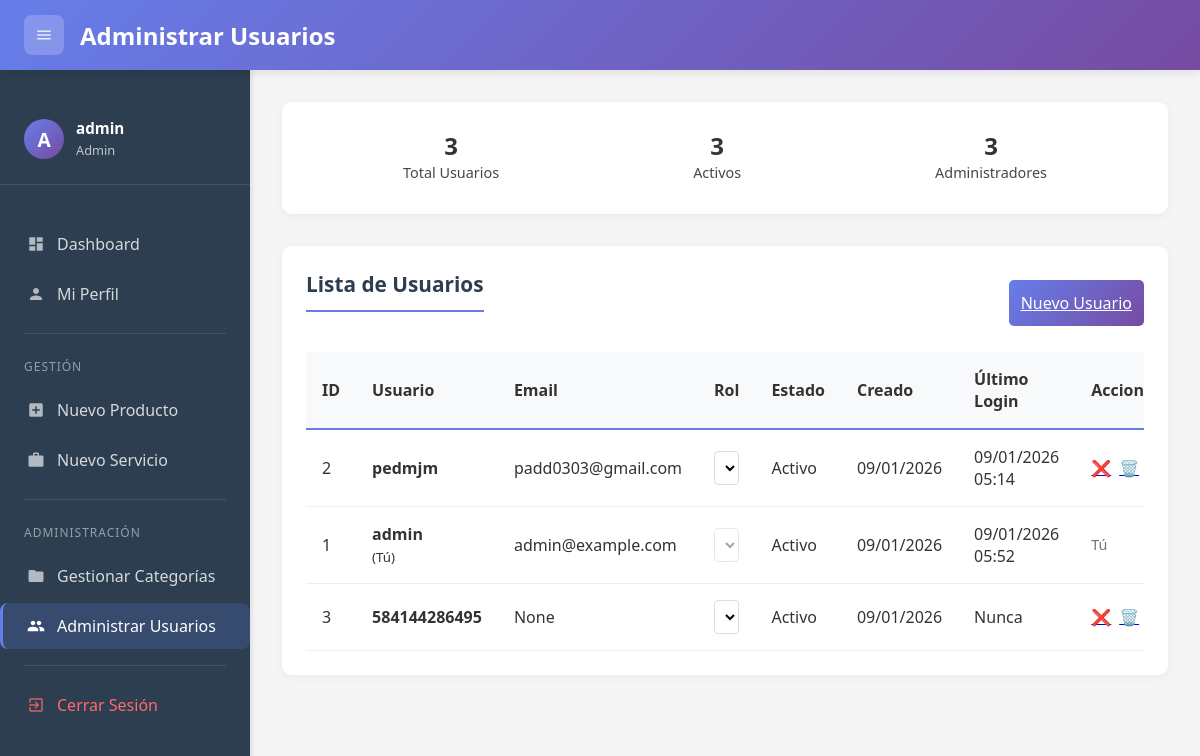
Before: /admin/usuarios (signed in) with the older database file.
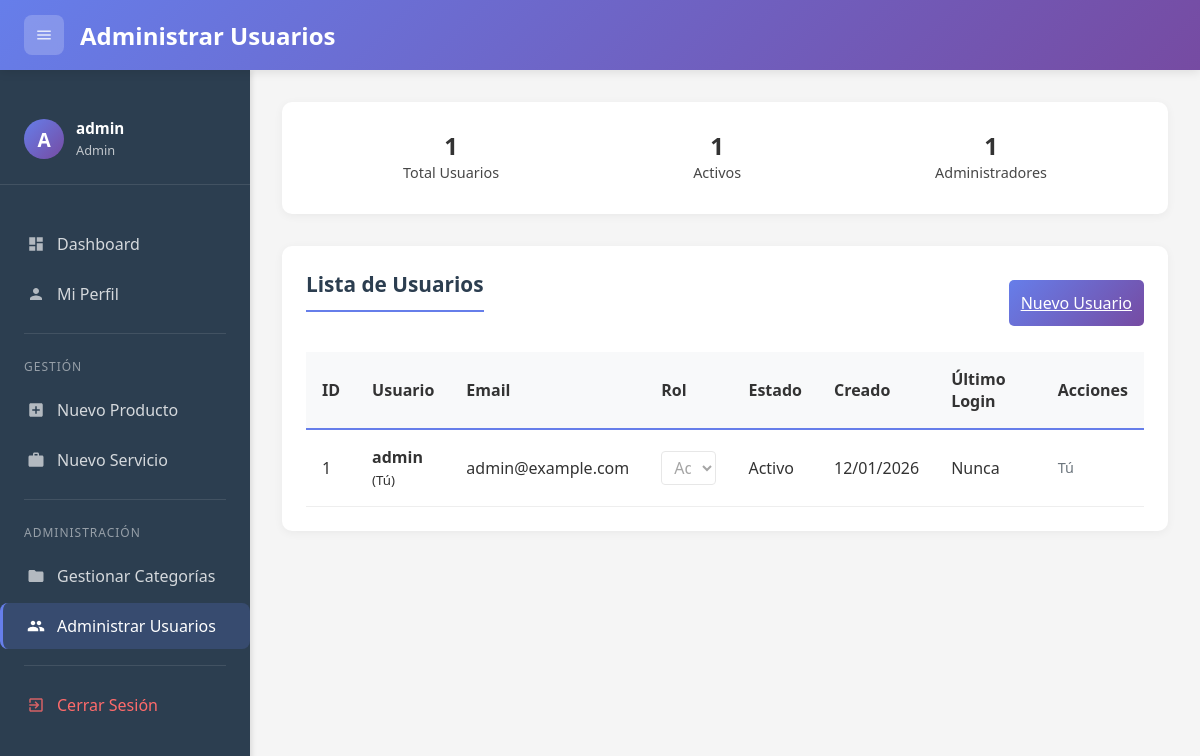
After: the same page with the newer database file.
### models.py (models this page shows, shortened)
class User(db.Model, UserMixin):
    id = db.Column(db.Integer, primary_key=True)
    username = db.Column(db.String(80), unique=True, nullable=False)
    password_hash = db.Column(db.String(200), nullable=False)
    email = db.Column(db.String(120), unique=True, nullable=True)
    role = db.Column(db.String(20), default='usuario')  # 'admin' o 'usuario'
    is_active = db.Column(db.Boolean, default=True)
    created_at = db.Column(db.DateTime, default=datetime.now)
    last_login = db.Column(db.DateTime, nullable=True)
    def is_admin(self):
        return self.role == 'admin'

### app.py (the view)
@app.route('/admin/usuarios')
@login_required
@admin_required
def admin_usuarios():
    usuarios = User.query.order_by(User.created_at.desc()).all()
    return render_template('admin_usuarios.html',
                         page_title='Administrar Usuarios',
                         usuarios=usuarios)

### app.py (called while the page is built)
@login_manager.user_loader
def load_user(user_id):
    return User.query.get(int(user_id))

def admin_required(f):
    from functools import wraps
    @wraps(f)
    def decorated_function(*args, **kwargs):
        if not current_user.is_authenticated or not current_user.is_admin():
            flash('Acceso denegado. Se requieren permisos de administrador.', 'error')
            return redirect(url_for('dashboard'))
        return f(*args, **kwargs)
    return decorated_function

@app.context_processor
def inject_user_data():
    if current_user.is_authenticated:
        return {
            'es_admin': current_user.is_admin(),
            'current_user': current_user
        }
    return {}

### templates/admin_usuarios.html (shortened to what the changed rows need)
{% extends "base.html" %}
{% block content %}
    <div class="section" style="display:flex">
        <div class="stat">
            <span class="stat-number">{{ usuarios|length }}</span>
            <span class="stat-label">Total Usuarios</span>
        </div>
        <div class="stat">
            <span class="stat-number">{{ usuarios|selectattr('is_active')|list|length }}</span>
            <span class="stat-label">Activos</span>
        </div>
        <div class="stat">
            <span class="stat-number">{{ usuarios|selectattr('is_admin')|list|length }}</span>
            <span class="stat-label">Administradores</span>
        </div>
    </div>
    <div class="section">
        <div style="display: flex; justify-content: space-between; align-items: center; margin-bottom: 1rem;">
            <h2 class="section-title">Lista de Usuarios</h2>
        </div>
        <div style="overflow-x: auto;">
            <table style="width: 100%; border-collapse: collapse;">
                <thead>
                    <tr style="background: #f8f9fa; border-bottom: 2px solid #667eea;">
                        <th style="padding: 1rem; text-align: left;">ID</th>
                        <th style="padding: 1rem; text-align: left;">Usuario</th>
                        <th style="padding: 1rem; text-align: left;">Email</th>
                        <th style="padding: 1rem; text-align: left;">Rol</th>
                        <th style="padding: 1rem; text-align: left;">Estado</th>
                        <th style="padding: 1rem; text-align: left;">Creado</th>
                        <th style="padding: 1rem; text-align: left;">Último Login</th>
                        <th style="padding: 1rem; text-align: left;">Acciones</th>
                    </tr>
                </thead>
                <tbody>
                    {% for usuario in usuarios %}
                    <tr style="border-bottom: 1px solid #eee; {% if not usuario.is_active %}opacity: 0.6; background: #f8f9fa;{% endif %}">
                        <td style="padding: 1rem;">{{ usuario.id }}</td>
                        <td style="padding: 1rem;">
                            <strong>{{ usuario.username }}</strong>
                            {% if usuario.id == current_user.id %}<br><small>(Tú)</small>{% endif %}
                        </td>
                        <td style="padding: 1rem;">{{ usuario.email }}</td>
                        <td style="padding: 1rem;">
                            <form method="POST" action="{{ url_for('cambiar_rol_usuario', user_id=usuario.id) }}"
                                  style="display: flex; gap: 0.5rem; align-items: center;">
                                <select name="role" onchange="this.form.submit()"
                                        {% if usuario.id == current_user.id %}disabled{% endif %}
                                        style="padding: 0.25rem 0.5rem; border-radius: 4px; border: 1px solid #ddd;">
                                    <option value="usuario" {% if usuario.role == 'usuario' %}selected{% endif %}>
                                        Usuario
                                    </option>
                                    <option value="admin" {% if usuario.role == 'admin' %}selected{% endif %}>
                                        Admin
                                    </option>
                                </select>
                            </form>
                        </td>
                        <td style="padding: 1rem;">
                            <span class="badge {% if usuario.is_active %}badge-success{% else %}badge-danger{% endif %}">
                                {% if usuario.is_active %}Activo{% else %}Inactivo{% endif %}
                            </span>
                        </td>
                        <td style="padding: 1rem;">{{ usuario.created_at.strftime('%d/%m/%Y') }}</td>
                        <td style="padding: 1rem;">
                            {% if usuario.last_login %}
                                {{ usuario.last_login.strftime('%d/%m/%Y %H:%M') }}
                            {% else %}
                                Nunca
                            {% endif %}
                        </td>
                        <td style="padding: 1rem;">
                            <div style="display: flex; gap: 0.5rem;">
                                {% if usuario.id != current_user.id %}
                                    <a href="{{ url_for('toggle_usuario', user_id=usuario.id) }}"
                                       class="btn-action {% if usuario.is_active %}btn-warning{% else %}btn-success{% endif %}"
                                       onclick="return confirm('¿{{ 'Desactivar' if usuario.is_active else 'Activar' }} este usuario?')">
                                        {% if usuario.is_active %}❌{% else %}✅{% endif %}
                                    </a>
                                    <a href="{{ url_for('eliminar_usuario', user_id=usuario.id) }}"
                                       class="btn-action btn-danger"
                                       onclick="return confirm('¿Eliminar permanentemente a {{ usuario.username }}?')">
                                        🗑️
                                    </a>
                                {% else %}
                                    <span style="color: #6c757d; font-size: 0.9rem;">Tú</span>
                                {% endif %}
                            </div>
                        </td>
                    </tr>
                    {% endfor %}
                </tbody>
            </table>
        </div>
    </div>
{% endblock %}

### templates/base.html (shortened to what the changed rows need)
<!DOCTYPE html>
<html lang="es">
<head>
</head>
<body>
    <header class="header">
        <div class="header-left">
            <h1 class="header-title">{% block page_title %}Dashboard{% endblock %}</h1>
        </div>
    </header>
    <div class="main-container">
        <nav class="sidebar" id="sidebar">
            <div class="sidebar-header">
                <div class="sidebar-user">
                    <div class="sidebar-user-avatar">
                        {{ current_user.username[0]|upper if current_user.username else 'U' }}
                    </div>
                    <div class="sidebar-user-info">
                        <h4>{{ current_user.username|default('Usuario') }}</h4>
                        <small>{{ current_user.role|default('Usuario')|title }}</small>
                    </div>
                </div>
            </div>
        </nav>
        <main class="content-wrapper" id="contentWrapper">
            {% block content %}{% endblock %}
        </main>
    </div>
</body>
</html>

Changed rows visible on the page:
removed User: id "2", username "pedmjm", email "padd0303@gmail.com", role "Usuario", is_active "Activo", created_at "09/01/2026", last_login "09/01/2026 05:14"
removed User: id "3", username "584144286495", email "None", role "Usuario", is_active "Activo", created_at "09/01/2026", shows "Nunca"
changed User "admin": created_at "09/01/2026" → "12/01/2026"; last_login "09/01/2026 05:52" → (not shown); now shows "Nunca"
Other visible differences:
{{ usuarios|length }}: "3" → "1"
{{ usuarios|selectattr('is_active')|list|length }}: "3" → "1"
{{ usuarios|selectattr('is_admin')|list|length }}: "3" → "1"
